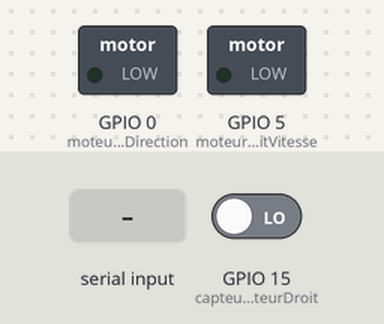
This sketch was run on a simulated ESP8266 (NodeMCU). Parts: switched loads named in the sketch (green lamp = pin HIGH). The inputs (shaded band) are chosen by the test bench; at power-on: GPIO 15 (capteurMoteurDroit) LOW. What the sketch prints to the serial monitor is not drawn.

Above: at 1.2 s.
1.3 s: "90,45\n" received over Serial
At 2.4 s:
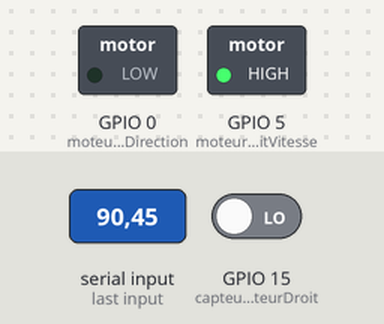
Timing chart, 0 to 4.3 s (numbered marks = the images above; inputs shaded):
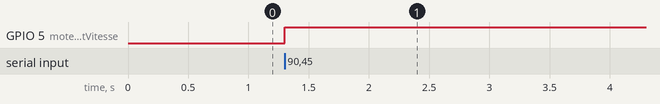

The sketch:

E9.ino
```cpp
#include <SimpleTimer.h>


#define moteurDroitVitesse 5
#define moteurDroitDirection 0
#define capteurMoteurDroit 15

SimpleTimer timer;


volatile unsigned int compteurTicksMoteurDroit;

void ICACHE_RAM_ATTR ajoutTicksMD ();

volatile long distanceDemandee = 0;
int tickCm = 1;

int degreParTick = 16;
int objectifDistance = 0;
int objectifTicks = 0;


void setup()
{
  Serial.begin(115200);

  pinMode(moteurDroitVitesse, OUTPUT);
  pinMode(moteurDroitDirection, OUTPUT);


  pinMode(capteurMoteurDroit, INPUT);


  digitalWrite(moteurDroitVitesse, LOW);
  digitalWrite(moteurDroitDirection, HIGH);

  attachInterrupt(digitalPinToInterrupt(capteurMoteurDroit), ajoutTicksMD, RISING);


}


void ajoutTicksMD() {
  compteurTicksMoteurDroit++;
}


void loop()
{
  distanceDemandee = 0;

  timer.run();
  if (Serial.available()) {
    distanceDemandee = Serial.parseInt();
  }


  digitalWrite(moteurDroitDirection, LOW);
  if (distanceDemandee > 0) {
    while (compteurTicksMoteurDroit != distanceDemandee) {
      analogWrite(moteurDroitVitesse, 1000);
      Serial.print("Ticks Roue : ");
      Serial.println(compteurTicksMoteurDroit);
    }
  }
  compteurTicksMoteurDroit = 0;
  analogWrite(moteurDroitVitesse, 0);


  delay(1);


}
```

Measured:
- after the input at 1.3 s, GPIO 5 (moteurDroitVitesse): LOW → HIGH at once
